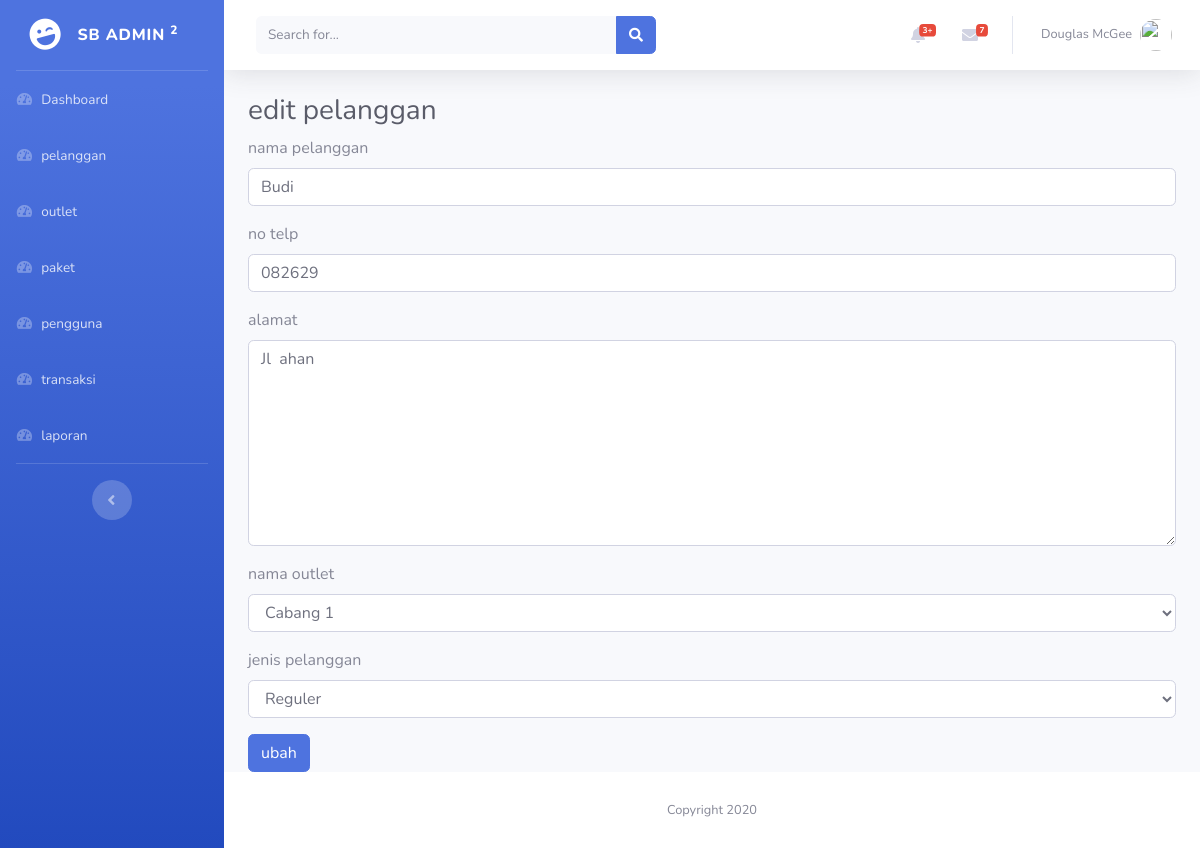
/admin/e_pelanggan.php?id=1 (signed in), run on the app's committed database.
### tables this page shows
CREATE TABLE `tb_pelanggan` (
  `id_pelanggan` int(15) NOT NULL,
  `nama_pelanggan` varchar(35) NOT NULL,
  `alamat` text NOT NULL,
  `telp` varchar(15) NOT NULL,
  `id_outlet` int(15) NOT NULL,
  `jenis_pelanggan` enum('reguler','member') NOT NULL
);

CREATE TABLE `tb_outlet` (
  `id_outlet` int(15) NOT NULL,
  `nama_outlet` varchar(35) NOT NULL,
  `alamat` text NOT NULL,
  `telp` varchar(15) NOT NULL
);

### admin/e_pelanggan.php (the view, shortened to what this page needs)
<?php
include("../koneksi.php");
$query2 = mysqli_query($koneksi, "SELECT * FROM tb_outlet");
$data_outlet = [];
while($r = mysqli_fetch_assoc($query2)){
  $data_outlet[] = $r;
}
$id = $_GET["id"];
$query3 = mysqli_query($koneksi, "SELECT * FROM tb_pelanggan WHERE id_pelanggan = $id");
$data = mysqli_fetch_assoc($query3);
?>
<!DOCTYPE html>
<html lang="en">
<head>
    <link href="../assets/fontawesome/css/all.min.css" rel="stylesheet" type="text/css">
    <link href="../assets/css/sb-admin-2.min.css" rel="stylesheet">
</head>
<body id="page-top">
    <div id="wrapper">
        <ul class="navbar-nav bg-gradient-primary sidebar sidebar-dark accordion" id="accordionSidebar">
            <a class="sidebar-brand d-flex align-items-center justify-content-center" href="index.html">
                <div class="sidebar-brand-icon rotate-n-15">
                    <i class="fas fa-laugh-wink"></i>
                </div>
                <div class="sidebar-brand-text mx-3">SB Admin <sup>2</sup></div>
            </a>
            <hr class="sidebar-divider my-0">
            <li class="nav-item">
                <a class="nav-link" href="index.php">
                    <i class="fas fa-fw fa-tachometer-alt"></i>
                    <span>Dashboard</span></a>
            </li>
            <li class="nav-item">
                <a class="nav-link" href="pelanggan.php">
                    <i class="fas fa-fw fa-tachometer-alt"></i>
                    <span>pelanggan</span></a>
            </li>
            <li class="nav-item">
                <a class="nav-link" href="outlet.php">
                    <i class="fas fa-fw fa-tachometer-alt"></i>
                    <span>outlet</span></a>
            </li>
            <li class="nav-item">
                <a class="nav-link" href="paket.php">
                    <i class="fas fa-fw fa-tachometer-alt"></i>
                    <span>paket</span></a>
            </li>
            <li class="nav-item">
                <a class="nav-link" href="pengguna.php">
                    <i class="fas fa-fw fa-tachometer-alt"></i>
                    <span>pengguna</span></a>
            </li>
            <li class="nav-item">
                <a class="nav-link" href="transaksi.php">
                    <i class="fas fa-fw fa-tachometer-alt"></i>
                    <span>transaksi</span></a>
            </li>
            <li class="nav-item">
                <a class="nav-link" href="laporan.php">
                    <i class="fas fa-fw fa-tachometer-alt"></i>
                    <span>laporan</span></a>
            </li>
            <hr class="sidebar-divider">
            <div class="text-center d-none d-md-inline">
                <button class="rounded-circle border-0" id="sidebarToggle"></button>
            </div>
        </ul>
        <div id="content-wrapper" class="d-flex flex-column">
            <div id="content">
                <nav class="navbar navbar-expand navbar-light bg-white topbar mb-4 static-top shadow">
                    <form
                        class="d-none d-sm-inline-block form-inline mr-auto ml-md-3 my-2 my-md-0 mw-100 navbar-search">
                        <div class="input-group">
                            <input type="text" class="form-control bg-light border-0 small" placeholder="Search for..."
                                aria-label="Search" aria-describedby="basic-addon2">
                            <div class="input-group-append">
                                <button class="btn btn-primary" type="button">
                                    <i class="fas fa-search fa-sm"></i>
                                </button>
                            </div>
                        </div>
                    </form>
                    <ul class="navbar-nav ml-auto">
                        <li class="nav-item dropdown no-arrow mx-1">
                            <a class="nav-link dropdown-toggle" href="#" id="alertsDropdown" role="button"
                                data-toggle="dropdown" aria-haspopup="true" aria-expanded="false">
                                <i class="fas fa-bell fa-fw"></i>
                                <span class="badge badge-danger badge-counter">3+</span>
                            </a>
                        </li>
                        <li class="nav-item dropdown no-arrow mx-1">
                            <a class="nav-link dropdown-toggle" href="#" id="messagesDropdown" role="button"
                                data-toggle="dropdown" aria-haspopup="true" aria-expanded="false">
                                <i class="fas fa-envelope fa-fw"></i>
                                <span class="badge badge-danger badge-counter">7</span>
                            </a>
                        </li>
                        <li class="nav-item dropdown no-arrow">
                            <a class="nav-link dropdown-toggle" href="#" id="userDropdown" role="button"
                                data-toggle="dropdown" aria-haspopup="true" aria-expanded="false">
                                <span class="mr-2 d-none d-lg-inline text-gray-600 small">Douglas McGee</span>
                                <img class="img-profile rounded-circle"
                                    src="img/undraw_profile.svg">
                            </a>
                        </li>
                    </ul>
                </nav>
                <div class="container-fluid">
                    <div class="d-sm-flex align-items-center justify-content-between mb-2">
                        <h1 class="h3 mb-0 text-gray-800">edit pelanggan</h1>
                    </div>
                    <div class="row mt-0">
                      <div class="col-12">
                        <form action="" method="post">
                          <div class="form-group">
                            <label>nama pelanggan</label>
                            <input type="text" name="nama_pelanggan" class="form-control" value="<?= $data['nama_pelanggan']; ?>">
                          </div>
                          <div class="form-group">
                            <label>no telp</label>
                            <input type="text" name="telp" class="form-control" value="<?= $data['telp']; ?>">
                          </div>
                          <div class="form-group">
                            <label>alamat</label>
                            <textarea name="alamat" id=alamat rows="8" cols="40" class="form-control"><?= $data['alamat']; ?></textarea>
                          </div>
                          <div class="form-group">
                            <label>nama outlet</label>
                            <select name="id_outlet" id="" class="form-control">
                              <?php foreach($data_outlet as $d ) : ?>
                               <option value="<?= $d['id_outlet']; ?>"
                               <?php if($d["id_outlet"] == $data["id_outlet"]){echo"selected";}; ?>
                               >
                                 <?= $d["nama_outlet"]; ?>
                               </option>
                              <?php endforeach; ?>
                            </select>
                          </div>
                          <div class="form-group">
                            <label>jenis pelanggan</label>
                            <select name="jenis_pelanggan" id="" class="form-control">
                              <option value="reguler" <?php if($data["jenis_pelanggan"] == "reguler"){echo"selected";} ?>>
                                Reguler
                              </option>
                            </select>
                          </div>
                          <button class="btn btn-primary" name="ubah">ubah</button>
                        </form>
                      </div>
                    </div>
                </div>
            </div>
            <footer class="sticky-footer bg-white">
                <div class="container my-auto">
                    <div class="copyright text-center my-auto">
                        <span>Copyright 2020</span>
                    </div>
                </div>
            </footer>
        </div>
    </div>
</body>
</html>

### data on the page
tb_pelanggan: nama_pelanggan "Budi", telp "082629", alamat "Jl ahan", id_outlet "Cabang 1", jenis_pelanggan "Reguler"
